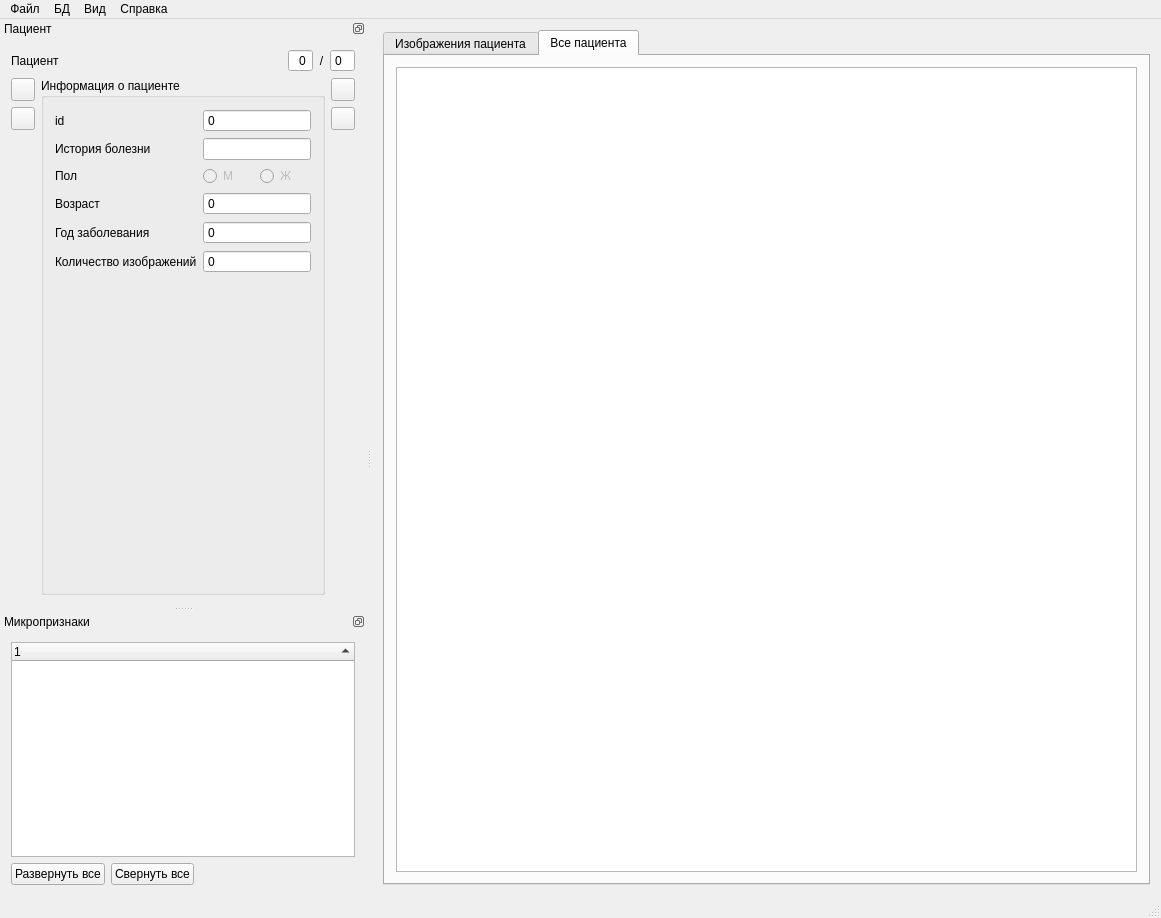
<?xml version="1.0" encoding="UTF-8"?>
<ui version="4.0">
 <class>MainWindow</class>
 <widget class="QMainWindow" name="MainWindow">
  <property name="geometry">
   <rect>
    <x>0</x>
    <y>0</y>
    <width>1161</width>
    <height>918</height>
   </rect>
  </property>
  <property name="windowTitle">
   <string>Гистология клеток почек</string>
  </property>
  <property name="windowIcon">
   <iconset resource="../resource.qrc">
    <normaloff>:/icons/favicon.ico</normaloff>:/icons/favicon.ico</iconset>
  </property>
  <widget class="QWidget" name="centralWidget">
   <layout class="QVBoxLayout" name="verticalLayout_5">
    <item>
     <widget class="QTabWidget" name="tabWidget">
      <property name="currentIndex">
       <number>1</number>
      </property>
      <widget class="QWidget" name="tab_images">
       <attribute name="title">
        <string>Изображения пациента</string>
       </attribute>
       <layout class="QVBoxLayout" name="verticalLayout_2">
        <item>
         <widget class="ImageWidget" name="img_widget" native="true"/>
        </item>
       </layout>
      </widget>
      <widget class="QWidget" name="tab_patients">
       <attribute name="title">
        <string>Все пациента</string>
       </attribute>
       <layout class="QVBoxLayout" name="verticalLayout_4">
        <item>
         <widget class="QTableView" name="patients_tv">
          <property name="sizeAdjustPolicy">
           <enum>QAbstractScrollArea::AdjustIgnored</enum>
          </property>
         </widget>
        </item>
       </layout>
      </widget>
     </widget>
    </item>
   </layout>
  </widget>
  <widget class="QMenuBar" name="menuBar">
   <property name="geometry">
    <rect>
     <x>0</x>
     <y>0</y>
     <width>1161</width>
     <height>21</height>
    </rect>
   </property>
   <widget class="QMenu" name="file_menu">
    <property name="title">
     <string>Файл</string>
    </property>
    <addaction name="quit_action"/>
   </widget>
   <widget class="QMenu" name="bd_menu">
    <property name="title">
     <string>БД</string>
    </property>
    <addaction name="previouspatient_action"/>
    <addaction name="nextpatient_action"/>
    <addaction name="lastPatient_action"/>
    <addaction name="firstPatient_action"/>
    <addaction name="separator"/>
   </widget>
   <widget class="QMenu" name="view_menu">
    <property name="title">
     <string>Вид</string>
    </property>
    <addaction name="zoom_out_action"/>
    <addaction name="zoom_in_action"/>
    <addaction name="fullscreen_action"/>
    <addaction name="separator"/>
    <addaction name="enableFeaturesSigns_action"/>
   </widget>
   <widget class="QMenu" name="info_menu">
    <property name="title">
     <string>Справка</string>
    </property>
    <addaction name="usermanual_action"/>
    <addaction name="devmanual_action"/>
    <addaction name="github_action"/>
   </widget>
   <addaction name="file_menu"/>
   <addaction name="bd_menu"/>
   <addaction name="view_menu"/>
   <addaction name="info_menu"/>
  </widget>
  <widget class="QDockWidget" name="patient_dock">
   <property name="enabled">
    <bool>true</bool>
   </property>
   <property name="minimumSize">
    <size>
     <width>310</width>
     <height>291</height>
    </size>
   </property>
   <property name="features">
    <set>QDockWidget::DockWidgetFloatable|QDockWidget::DockWidgetMovable</set>
   </property>
   <property name="allowedAreas">
    <set>Qt::LeftDockWidgetArea|Qt::RightDockWidgetArea</set>
   </property>
   <property name="windowTitle">
    <string>Пациент</string>
   </property>
   <attribute name="dockWidgetArea">
    <number>1</number>
   </attribute>
   <widget class="QWidget" name="patientContent_dock">
    <layout class="QVBoxLayout" name="verticalLayout_3">
     <item>
      <layout class="QHBoxLayout" name="horizontalLayout_3">
       <item>
        <widget class="QLabel" name="currentPatient_lbl">
         <property name="text">
          <string>Пациент</string>
         </property>
         <property name="buddy">
          <cstring>currentPatient_sb</cstring>
         </property>
        </widget>
       </item>
       <item>
        <spacer name="horizontalSpacer">
         <property name="orientation">
          <enum>Qt::Horizontal</enum>
         </property>
         <property name="sizeHint" stdset="0">
          <size>
           <width>40</width>
           <height>20</height>
          </size>
         </property>
        </spacer>
       </item>
       <item>
        <widget class="QSpinBox" name="currentPatient_sb">
         <property name="alignment">
          <set>Qt::AlignRight|Qt::AlignTrailing|Qt::AlignVCenter</set>
         </property>
         <property name="readOnly">
          <bool>true</bool>
         </property>
         <property name="buttonSymbols">
          <enum>QAbstractSpinBox::NoButtons</enum>
         </property>
        </widget>
       </item>
       <item>
        <widget class="QLabel" name="totalPatients_lbl">
         <property name="text">
          <string>/</string>
         </property>
         <property name="alignment">
          <set>Qt::AlignCenter</set>
         </property>
         <property name="buddy">
          <cstring>totalPatients_sb</cstring>
         </property>
        </widget>
       </item>
       <item>
        <widget class="QSpinBox" name="totalPatients_sb">
         <property name="readOnly">
          <bool>true</bool>
         </property>
         <property name="buttonSymbols">
          <enum>QAbstractSpinBox::NoButtons</enum>
         </property>
        </widget>
       </item>
      </layout>
     </item>
     <item>
      <layout class="QHBoxLayout" name="horizontalLayout">
       <item>
        <layout class="QVBoxLayout" name="previousPatient_v_layout">
         <item>
          <widget class="QToolButton" name="previousPatient_btn">
           <property name="text">
            <string/>
           </property>
           <property name="icon">
            <iconset resource="../resource.qrc">
             <normaloff>:/icons/icons/previous_ic.png</normaloff>:/icons/icons/previous_ic.png</iconset>
           </property>
          </widget>
         </item>
         <item>
          <widget class="QToolButton" name="firstPatient_btn">
           <property name="text">
            <string/>
           </property>
           <property name="icon">
            <iconset resource="../resource.qrc">
             <normaloff>:/icons/icons/first.png</normaloff>:/icons/icons/first.png</iconset>
           </property>
          </widget>
         </item>
         <item>
          <spacer name="prevPatient_v_layout">
           <property name="orientation">
            <enum>Qt::Vertical</enum>
           </property>
           <property name="sizeHint" stdset="0">
            <size>
             <width>20</width>
             <height>40</height>
            </size>
           </property>
          </spacer>
         </item>
        </layout>
       </item>
       <item>
        <widget class="QGroupBox" name="groupBox">
         <property name="title">
          <string>Информация о пациенте</string>
         </property>
         <layout class="QFormLayout" name="formLayout">
          <item row="0" column="0">
           <widget class="QLabel" name="id_label">
            <property name="text">
             <string>id</string>
            </property>
            <property name="buddy">
             <cstring>id_spin</cstring>
            </property>
           </widget>
          </item>
          <item row="0" column="1">
           <widget class="QSpinBox" name="id_spin">
            <property name="readOnly">
             <bool>true</bool>
            </property>
            <property name="buttonSymbols">
             <enum>QAbstractSpinBox::NoButtons</enum>
            </property>
           </widget>
          </item>
          <item row="1" column="0">
           <widget class="QLabel" name="medicalHistory_label">
            <property name="text">
             <string>История болезни</string>
            </property>
            <property name="buddy">
             <cstring>medicalHistory_le</cstring>
            </property>
           </widget>
          </item>
          <item row="1" column="1">
           <widget class="QLineEdit" name="medicalHistory_le"/>
          </item>
          <item row="2" column="0">
           <widget class="QLabel" name="sex_label">
            <property name="text">
             <string>Пол</string>
            </property>
            <property name="buddy">
             <cstring>sexM_radio</cstring>
            </property>
           </widget>
          </item>
          <item row="2" column="1">
           <layout class="QHBoxLayout" name="sex_h_layout">
            <item>
             <widget class="QRadioButton" name="sexM_radio">
              <property name="enabled">
               <bool>false</bool>
              </property>
              <property name="text">
               <string>М</string>
              </property>
              <property name="checkable">
               <bool>true</bool>
              </property>
             </widget>
            </item>
            <item>
             <widget class="QRadioButton" name="sexF_radio">
              <property name="enabled">
               <bool>false</bool>
              </property>
              <property name="text">
               <string>Ж</string>
              </property>
              <property name="checkable">
               <bool>true</bool>
              </property>
             </widget>
            </item>
           </layout>
          </item>
          <item row="3" column="0">
           <widget class="QLabel" name="age_label">
            <property name="text">
             <string>Возраст</string>
            </property>
            <property name="buddy">
             <cstring>age_spin</cstring>
            </property>
           </widget>
          </item>
          <item row="3" column="1">
           <widget class="QSpinBox" name="age_spin">
            <property name="readOnly">
             <bool>true</bool>
            </property>
            <property name="buttonSymbols">
             <enum>QAbstractSpinBox::NoButtons</enum>
            </property>
           </widget>
          </item>
          <item row="4" column="0">
           <widget class="QLabel" name="failDate_lbl">
            <property name="text">
             <string>Год заболевания</string>
            </property>
            <property name="buddy">
             <cstring>failDate_spin</cstring>
            </property>
           </widget>
          </item>
          <item row="4" column="1">
           <widget class="QSpinBox" name="failDate_spin">
            <property name="readOnly">
             <bool>true</bool>
            </property>
            <property name="buttonSymbols">
             <enum>QAbstractSpinBox::NoButtons</enum>
            </property>
           </widget>
          </item>
          <item row="5" column="0">
           <widget class="QLabel" name="imgCnt_lbl">
            <property name="text">
             <string>Количество изображений</string>
            </property>
            <property name="buddy">
             <cstring>imgCnt_sb</cstring>
            </property>
           </widget>
          </item>
          <item row="5" column="1">
           <widget class="QSpinBox" name="imgCnt_sb">
            <property name="readOnly">
             <bool>true</bool>
            </property>
            <property name="buttonSymbols">
             <enum>QAbstractSpinBox::NoButtons</enum>
            </property>
           </widget>
          </item>
         </layout>
        </widget>
       </item>
       <item>
        <layout class="QVBoxLayout" name="patient_box_v_layout">
         <item>
          <widget class="QToolButton" name="nextPatient_btn">
           <property name="text">
            <string/>
           </property>
           <property name="icon">
            <iconset resource="../resource.qrc">
             <normaloff>:/icons/icons/next_ic.png</normaloff>:/icons/icons/next_ic.png</iconset>
           </property>
          </widget>
         </item>
         <item>
          <widget class="QToolButton" name="lastPatient_Btn">
           <property name="text">
            <string/>
           </property>
           <property name="icon">
            <iconset resource="../resource.qrc">
             <normaloff>:/icons/icons/last.png</normaloff>:/icons/icons/last.png</iconset>
           </property>
          </widget>
         </item>
         <item>
          <spacer name="nextPatient_v_spacer">
           <property name="orientation">
            <enum>Qt::Vertical</enum>
           </property>
           <property name="sizeHint" stdset="0">
            <size>
             <width>20</width>
             <height>40</height>
            </size>
           </property>
          </spacer>
         </item>
        </layout>
       </item>
      </layout>
     </item>
    </layout>
   </widget>
  </widget>
  <widget class="QDockWidget" name="microfeatures_dock">
   <property name="features">
    <set>QDockWidget::DockWidgetFloatable|QDockWidget::DockWidgetMovable</set>
   </property>
   <property name="allowedAreas">
    <set>Qt::BottomDockWidgetArea|Qt::LeftDockWidgetArea|Qt::RightDockWidgetArea</set>
   </property>
   <property name="windowTitle">
    <string>Микропризнаки</string>
   </property>
   <attribute name="dockWidgetArea">
    <number>1</number>
   </attribute>
   <widget class="QWidget" name="microF_dock_content">
    <layout class="QVBoxLayout" name="verticalLayout">
     <item>
      <widget class="QTreeWidget" name="microF_twg">
       <property name="sizeAdjustPolicy">
        <enum>QAbstractScrollArea::AdjustToContents</enum>
       </property>
       <property name="editTriggers">
        <set>QAbstractItemView::NoEditTriggers</set>
       </property>
       <attribute name="headerCascadingSectionResizes">
        <bool>true</bool>
       </attribute>
       <attribute name="headerShowSortIndicator" stdset="0">
        <bool>true</bool>
       </attribute>
       <column>
        <property name="text">
         <string notr="true">1</string>
        </property>
       </column>
      </widget>
     </item>
     <item>
      <layout class="QHBoxLayout" name="horizontalLayout_2">
       <item>
        <widget class="QPushButton" name="expandAll_btn">
         <property name="text">
          <string>Развернуть все</string>
         </property>
        </widget>
       </item>
       <item>
        <widget class="QPushButton" name="collapseAll_btn">
         <property name="text">
          <string>Свернуть все</string>
         </property>
        </widget>
       </item>
       <item>
        <spacer name="horizontalSpacer_2">
         <property name="orientation">
          <enum>Qt::Horizontal</enum>
         </property>
         <property name="sizeHint" stdset="0">
          <size>
           <width>40</width>
           <height>20</height>
          </size>
         </property>
        </spacer>
       </item>
      </layout>
     </item>
    </layout>
   </widget>
  </widget>
  <widget class="QStatusBar" name="statusBar"/>
  <action name="zoom_in_action">
   <property name="icon">
    <iconset resource="../resource.qrc">
     <normaloff>:/icons/icons/zoom_in_ic.png</normaloff>:/icons/icons/zoom_in_ic.png</iconset>
   </property>
   <property name="text">
    <string>Увеличить</string>
   </property>
   <property name="toolTip">
    <string>Увеличить изображение</string>
   </property>
   <property name="shortcut">
    <string>Ctrl+=</string>
   </property>
  </action>
  <action name="zoom_out_action">
   <property name="icon">
    <iconset resource="../resource.qrc">
     <normaloff>:/icons/icons/zoom_out_ic.png</normaloff>:/icons/icons/zoom_out_ic.png</iconset>
   </property>
   <property name="text">
    <string>Уменьшить</string>
   </property>
   <property name="toolTip">
    <string>Уменьшить изображение</string>
   </property>
  </action>
  <action name="github_action">
   <property name="icon">
    <iconset resource="../resource.qrc">
     <normaloff>:/icons/icons/github.png</normaloff>:/icons/icons/github.png</iconset>
   </property>
   <property name="text">
    <string>GitHub</string>
   </property>
   <property name="toolTip">
    <string>Открыть репозиторий Github проекта</string>
   </property>
   <property name="shortcut">
    <string>Meta+G, Meta+H</string>
   </property>
  </action>
  <action name="quit_action">
   <property name="icon">
    <iconset resource="../resource.qrc">
     <normaloff>:/icons/icons/quit.png</normaloff>:/icons/icons/quit.png</iconset>
   </property>
   <property name="text">
    <string>Выход</string>
   </property>
   <property name="shortcut">
    <string>Meta+Q</string>
   </property>
  </action>
  <action name="usermanual_action">
   <property name="icon">
    <iconset resource="../resource.qrc">
     <normaloff>:/icons/icons/user_manual_ic.png</normaloff>:/icons/icons/user_manual_ic.png</iconset>
   </property>
   <property name="text">
    <string>Руководство пользователя</string>
   </property>
   <property name="toolTip">
    <string>Открыть инструкцию пользователя к программе</string>
   </property>
   <property name="shortcut">
    <string>Ctrl+I</string>
   </property>
  </action>
  <action name="devmanual_action">
   <property name="icon">
    <iconset resource="../resource.qrc">
     <normaloff>:/icons/icons/dev_manual_icon.png</normaloff>:/icons/icons/dev_manual_icon.png</iconset>
   </property>
   <property name="text">
    <string>Документация разработчика</string>
   </property>
   <property name="shortcut">
    <string>Ctrl+D</string>
   </property>
  </action>
  <action name="fullscreen_action">
   <property name="icon">
    <iconset resource="../resource.qrc">
     <normaloff>:/icons/icons/full_screen_ic.png</normaloff>:/icons/icons/full_screen_ic.png</iconset>
   </property>
   <property name="text">
    <string>Во весь экран</string>
   </property>
   <property name="shortcut">
    <string>Ctrl+F</string>
   </property>
  </action>
  <action name="nextpatient_action">
   <property name="icon">
    <iconset resource="../resource.qrc">
     <normaloff>:/icons/icons/next_ic.png</normaloff>:/icons/icons/next_ic.png</iconset>
   </property>
   <property name="text">
    <string>Следующий пациент</string>
   </property>
   <property name="toolTip">
    <string>Выбор следующего пациента</string>
   </property>
   <property name="shortcut">
    <string>Right</string>
   </property>
  </action>
  <action name="previouspatient_action">
   <property name="icon">
    <iconset resource="../resource.qrc">
     <normaloff>:/icons/icons/previous_ic.png</normaloff>:/icons/icons/previous_ic.png</iconset>
   </property>
   <property name="text">
    <string>Предыдущий пациент</string>
   </property>
   <property name="toolTip">
    <string>Предыдущий пациент</string>
   </property>
   <property name="shortcut">
    <string>Left</string>
   </property>
  </action>
  <action name="lastPatient_action">
   <property name="icon">
    <iconset resource="../resource.qrc">
     <normaloff>:/icons/icons/last.png</normaloff>:/icons/icons/last.png</iconset>
   </property>
   <property name="text">
    <string>Последний пациент</string>
   </property>
   <property name="toolTip">
    <string>Выбор последнего пациента</string>
   </property>
   <property name="shortcut">
    <string>End</string>
   </property>
  </action>
  <action name="firstPatient_action">
   <property name="icon">
    <iconset resource="../resource.qrc">
     <normaloff>:/icons/icons/first.png</normaloff>:/icons/icons/first.png</iconset>
   </property>
   <property name="text">
    <string>Первый пациент</string>
   </property>
   <property name="toolTip">
    <string>Переход к первому пациенту</string>
   </property>
   <property name="shortcut">
    <string>End</string>
   </property>
  </action>
  <action name="enableFeaturesSigns_action">
   <property name="checkable">
    <bool>true</bool>
   </property>
   <property name="icon">
    <iconset resource="../resource.qrc">
     <normaloff>:/icons/icons/close_all_ic.png</normaloff>:/icons/icons/close_all_ic.png</iconset>
   </property>
   <property name="text">
    <string>Включить указатели</string>
   </property>
   <property name="toolTip">
    <string>Включение/Выключение отрисовки стрелок, элипсов и т.д.</string>
   </property>
   <property name="shortcut">
    <string>Ctrl+A</string>
   </property>
  </action>
 </widget>
 <layoutdefault spacing="6" margin="11"/>
 <customwidgets>
  <customwidget>
   <class>ImageWidget</class>
   <extends>QWidget</extends>
   <header>widgets\imagewidget.h</header>
   <container>1</container>
  </customwidget>
 </customwidgets>
 <resources>
  <include location="../resource.qrc"/>
 </resources>
 <connections>
  <connection>
   <sender>nextPatient_btn</sender>
   <signal>clicked()</signal>
   <receiver>nextpatient_action</receiver>
   <slot>trigger()</slot>
   <hints>
    <hint type="sourcelabel">
     <x>359</x>
     <y>93</y>
    </hint>
    <hint type="destinationlabel">
     <x>-1</x>
     <y>-1</y>
    </hint>
   </hints>
  </connection>
  <connection>
   <sender>previousPatient_btn</sender>
   <signal>clicked()</signal>
   <receiver>previouspatient_action</receiver>
   <slot>trigger()</slot>
   <hints>
    <hint type="sourcelabel">
     <x>19</x>
     <y>93</y>
    </hint>
    <hint type="destinationlabel">
     <x>-1</x>
     <y>-1</y>
    </hint>
   </hints>
  </connection>
  <connection>
   <sender>firstPatient_btn</sender>
   <signal>clicked()</signal>
   <receiver>firstPatient_action</receiver>
   <slot>trigger()</slot>
   <hints>
    <hint type="sourcelabel">
     <x>24</x>
     <y>137</y>
    </hint>
    <hint type="destinationlabel">
     <x>-1</x>
     <y>-1</y>
    </hint>
   </hints>
  </connection>
  <connection>
   <sender>lastPatient_Btn</sender>
   <signal>clicked()</signal>
   <receiver>lastPatient_action</receiver>
   <slot>trigger()</slot>
   <hints>
    <hint type="sourcelabel">
     <x>359</x>
     <y>137</y>
    </hint>
    <hint type="destinationlabel">
     <x>-1</x>
     <y>-1</y>
    </hint>
   </hints>
  </connection>
 </connections>
</ui>
